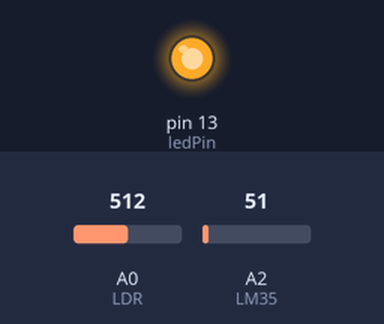
Bench run of a sketch on a simulated Arduino Uno, built with avr-gcc and run on an emulated ATmega328P. Parts: output pins drawn as LEDs (lit = HIGH). The test bench sets the inputs (shaded band); at power-on: A0 (LDR) = 512, A2 (LM35) = 51. What the sketch prints to the serial monitor is not drawn.

Above: at 2.8 s.
2.9 s: A0 (LDR) set to 322
5.6 s: A0 (LDR) set to 291
At 7.0 s:
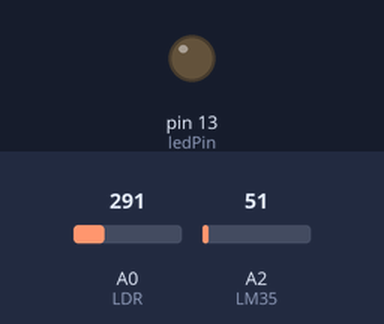
8.3 s: A0 (LDR) set to 511
At 10.5 s:
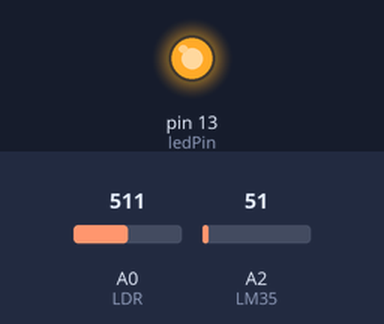
11.5 s: A0 (LDR) set to 306
At 13.4 s:
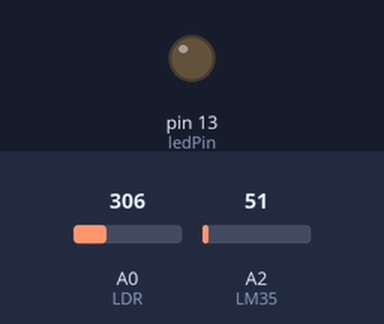
Timing chart, 0 to 14.9 s (numbered marks = the images above; inputs shaded):
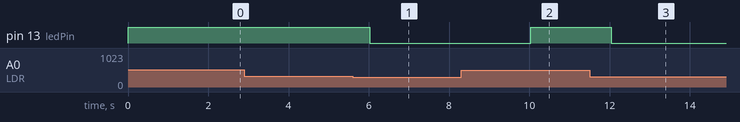

The sketch:

PlantSense.ino
```cpp
//Sensor LDR - Controle de Luminosidade

#define LDR A0
#define Limiar 1.5
#define ledPin 13

const int LM35 = A2;
int lum = 0;
float VoltageLDR;
float ResLDR;
float temp = 0;

void setup() {

  pinMode(ledPin, OUTPUT);
  Serial.begin(9600);

}

void loop() {
  lum = analogRead(LDR);
  VoltageLDR = lum * (5.0/1024);
  Serial.print("Luminosidade = ");
  Serial.print(VoltageLDR);
  Serial.print(" ");

  temp = (analogRead(LM35)*(5/1024.0)*100);
  Serial.print("Leitura sensor LM35 = ");
  Serial.print(temp);
  Serial.print("*C ");

  if (VoltageLDR > Limiar)
    {
      digitalWrite(ledPin, HIGH);
      Serial.print("Baixa Luminosidade - ");
      }
  else
    {
      digitalWrite(ledPin, LOW);
      Serial.print("Boa Luminosidade - ");
      }
  delay(2000);
}
```

Measured:
- the behaviour switches between 308 and 307 on A0 (LDR) (found by bisection; images 0 and 1)
- after the input at 2.9 s, every drawn part: stays the same
- after the input at 5.6 s, pin 13 (ledPin): HIGH → LOW after 0.42 s
- after the input at 8.3 s, pin 13 (ledPin): LOW → HIGH after 1.7 s
- after the input at 11.5 s, pin 13 (ledPin): HIGH → LOW after 0.54 s
